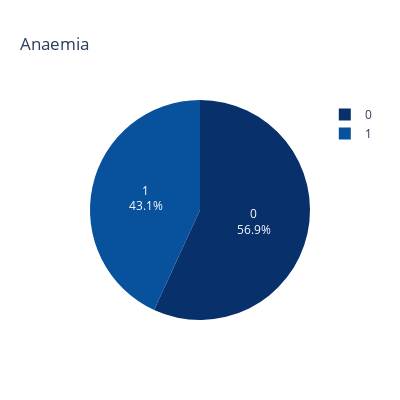

Notebook code cell kept with this figure:
### Markdown cell above
### Distribusi Pasien Penderita Anemia

### Code cell
fig = px.pie(df_HeartFailure, names='anaemia', height=400, width= 400, color_discrete_sequence=px.colors.sequential.Blues_r,  title='Anaemia')
fig.update_traces(textposition='inside', textinfo='percent+label')
fig.show()

### Figure 1 — Plotly figure (JSON) as saved in the notebook; plotly's stock layout.template omitted (floating-point values rounded to 4 significant figures; data arrays with more than 128 entries replaced by an {"elided": "..."} marker saying what was removed)
{"data": [{"domain": {"x": [0, 1], "y": [0, 1]}, "hovertemplate": "anaemia=%{label}<extra></extra>", "labels": {"elided": "299 int values"}, "legendgroup": "", "name": "", "showlegend": true, "textinfo": "percent+label", "textposition": "inside", "type": "pie"}], "layout": {"height": 400, "legend": {"tracegroupgap": 0}, "piecolorway": ["rgb(8,48,107)", "rgb(8,81,156)", "rgb(33,113,181)", "rgb(66,146,198)", "rgb(107,174,214)", "rgb(158,202,225)", "rgb(198,219,239)", "rgb(222,235,247)", "rgb(247,251,255)"], "title": {"text": "Anaemia"}, "width": 400}}
